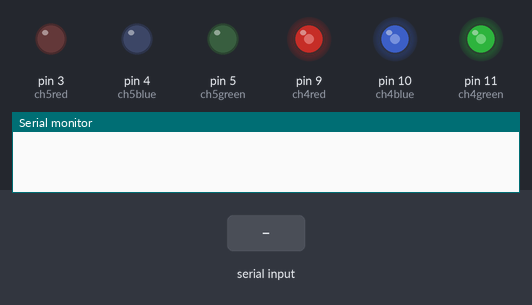
Simulated run of this sketch. Board: Arduino Uno, built with avr-gcc and run on an emulated ATmega328P. Shown: output pins drawn as LEDs (lit = HIGH), the last lines printed to the serial monitor. Dashed ring = blinking. The test bench sets the inputs (shaded band).

Above: at 1.2 s.
1.3 s: "a" received over Serial
At 3.1 s:
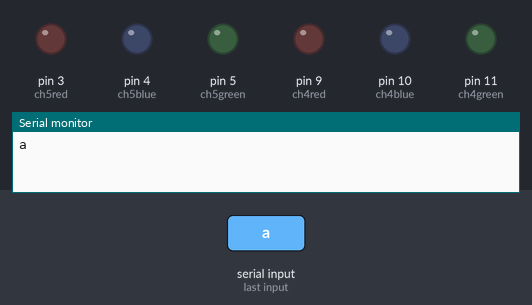
4.3 s: "s" received over Serial
7.3 s: "a" received over Serial
10.3 s: "s" received over Serial
At 10.55 s:
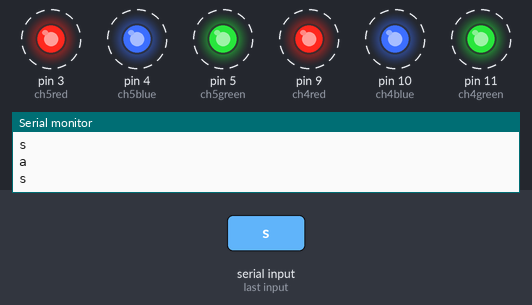
Timing chart, 0 to 53.3 s (numbered marks = the images above; inputs shaded):
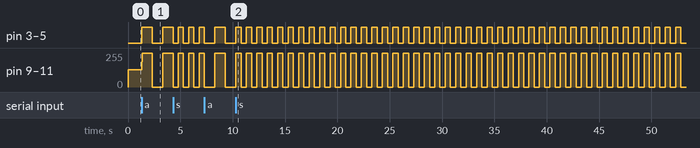

Measured:
- after the input at 1.3 s, pin 3 (ch5red), pin 4 (ch5blue), pin 5 (ch5green): LOW → HIGH at once, → LOW 1.0 s later, → HIGH 1.0 s later; pin 9 (ch4red), pin 10 (ch4blue), pin 11 (ch4green): 128/255 → 255/255 at once, → 0/255 0.98 s later, → 255/255 1.0 s later
- after the input at 10.3 s, pin 3 (ch5red), pin 4 (ch5blue), pin 5 (ch5green): alternates HIGH for 0.50 s and LOW for 0.50 s, starting after 0.50 s; pin 9 (ch4red), pin 10 (ch4blue), pin 11 (ch4green): alternates 255/255 for 0.50 s and 0/255 for 0.50 s, starting after 0.50 s

The sketch:

FH2018LEDs.ino
```cpp
//#define ch3blue   0
//#define ch3green  0
//#define ch3red    0

#define ch5blue   4
#define ch5green  5
#define ch5red    3

#define ch4blue   10
#define ch4green  11
#define ch4red    9

//#define ch6blue   0
//#define ch6green  0
//#define ch6red    0

//#define ch7blue   0
//#define ch7green  0
//#define ch7red    0
//
//#define ch8blue   0
//#define ch8green  0
//#define ch8red    0

unsigned long previousMillis[18]; //[x] = number of leds

//int ch3bluefreq   = 0;
//int ch3greenfreq  = 0;
//int ch3bredfreq   = 0;

int ch5bluefreq   = 5000;
int ch5greenfreq  = 5000;
int ch5bredfreq   = 5000;

int ch5bluefreqSF   = 50;
int ch5greenfreqSF  = 50;
int ch5bredfreqSF   = 50;

int ch5bluefreqF   = 100;
int ch5greenfreqF  = 100;
int ch5bredfreqF   = 100;

int ch5bluefreqM   = 500;
int ch5greenfreqM  = 500;
int ch5bredfreqM   = 500;

int ch5bluefreqS   = 1000;
int ch5greenfreqS  = 1000;
int ch5bredfreqMS  = 1000;

int ch5bluefreqSS   = 5000;
int ch5greenfreqSS  = 5000;
int ch5bredfreqMSS  = 5000;


int ch4bluefreq   = 0;
int ch4greenfreq  = 0;
int ch4bredfreq   = 0;

//int ch6bluefreq   = 0;
//int ch6greenfreq  = 0;
//int ch6bredfreq   = 0;

//int ch7bluefreq   = 0;
//int ch7greenfreq  = 0;
//int ch7bredfreq   = 0;
//
//int ch8bluefreq   = 0;
//int ch8greenfreq  = 0;
//int ch8bredfreq   = 0;

void setup() {
  Serial.begin(9600);

//  pinMode(ch3blue, OUTPUT);
//  pinMode(ch3green, OUTPUT);
//  pinMode(ch3red, OUTPUT);

  pinMode(ch5blue, OUTPUT);
  pinMode(ch5green, OUTPUT);
  pinMode(ch5red, OUTPUT);

  pinMode(ch4blue, OUTPUT);
  pinMode(ch4green, OUTPUT);
  pinMode(ch4red, OUTPUT);

//  pinMode(ch6blue, OUTPUT);
//  pinMode(ch6green, OUTPUT);
//  pinMode(ch6red, OUTPUT);

//  pinMode(ch7blue, OUTPUT);
//  pinMode(ch7green, OUTPUT);
//  pinMode(ch7red, OUTPUT);
//
//  pinMode(ch8blue, OUTPUT);
//  pinMode(ch8green, OUTPUT);
//  pinMode(ch8red, OUTPUT);

}
void loop() {
 if (Serial.available() > 0) {
  char input = Serial.read();
  Serial.println(input);
  if(input == 'a'){
    ch5bluefreq = ch5bluefreqS;
    ch5greenfreq = ch5bluefreqS;
    ch5bredfreq = ch5bluefreqS;

    ch4bluefreq = ch5bluefreqS;
    ch4greenfreq = ch5bluefreqS;
    ch4bredfreq = ch5bluefreqS;

  } else if(input == 's') {
    ch5bluefreq = ch5bluefreqM;
    ch5greenfreq = ch5bluefreqM;
    ch5bredfreq = ch5bluefreqM;

    ch4bluefreq = ch5bluefreqM;
    ch4greenfreq = ch5bluefreqM;
    ch4bredfreq = ch5bluefreqM;
  } else if(input == 'd') {
    ch5bluefreq = ch5bluefreqF;
    ch5greenfreq = ch5bluefreqF;
    ch5bredfreq = ch5bluefreqF;

    ch4bluefreq = ch5bluefreqF;
    ch4greenfreq = ch5bluefreqF;
    ch4bredfreq = ch5bluefreqF;
  } else if(input == 'f') {

    ch5bluefreq = ch5bluefreqSF;
    ch5greenfreq = ch5bluefreqSF;
    ch5bredfreq = ch5bluefreqSF;

    ch4bluefreq = ch5bluefreqSF;
    ch4greenfreq = ch5bluefreqSF;
    ch4bredfreq = ch5bluefreqSF;
  }  else if(input == 'q') {

    ch5bluefreq = ch5bluefreqSS;
    ch5greenfreq = ch5bluefreqSS;
    ch5bredfreq = ch5bluefreqSS;

    ch4bluefreq = ch5bluefreqSS;
    ch4greenfreq = ch5bluefreqSS;
    ch4bredfreq = ch5bluefreqSS;
  }
 }
 BlinkLed(ch5blue, ch5bluefreq, 0);   //BlinkLed( which led, interval, one of the stored prevMillis
 BlinkLed(ch5green, ch5greenfreq, 1);  //last parameters must be different for each led
 BlinkLed(ch5red, ch5bredfreq, 2);

 BlinkLed(ch4blue, ch4bluefreq, 3);   //BlinkLed( which led, interval, one of the stored prevMillis
 BlinkLed(ch4green, ch4greenfreq, 4);  //last parameters must be different for each led
 BlinkLed(ch4red, ch4bredfreq, 5);
}

void BlinkLed (int led, int interval, int array){

  //(long) can be omitted if you dont plan to blink led for very long time I think
   if (((long)millis() - previousMillis[array]) >= interval){

    previousMillis[array]= millis(); //stores the millis value in the selected array

    digitalWrite(led, !digitalRead(led)); //changes led state
  }
 }
```
